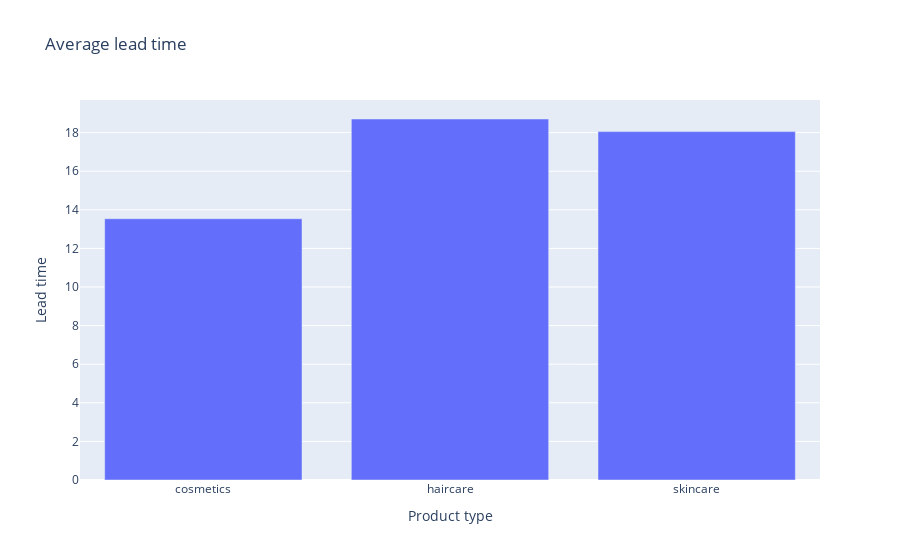

Notebook source saved alongside this figure:
### Code cell
bar_lead_time = px.bar(avg_lead_time, x='Product type', y='Lead time', title='Average lead time')
bar_lead_time.show()

### Figure 1 — Plotly figure (JSON) as saved in the notebook; plotly's stock layout.template omitted (floating-point values rounded to 4 significant figures)
{"data": [{"hovertemplate": "Product type=%{x}<br>Lead time=%{y}<extra></extra>", "legendgroup": "", "marker": {"color": "#636efa", "pattern": {"shape": ""}}, "name": "", "orientation": "v", "showlegend": false, "textposition": "auto", "type": "bar", "x": ["cosmetics", "haircare", "skincare"], "xaxis": "x", "y": [13.54, 18.71, 18.05], "yaxis": "y"}], "layout": {"barmode": "relative", "legend": {"tracegroupgap": 0}, "title": {"text": "Average lead time"}, "xaxis": {"anchor": "y", "domain": [0, 1], "title": {"text": "Product type"}}, "yaxis": {"anchor": "x", "domain": [0, 1], "title": {"text": "Lead time"}}}}
